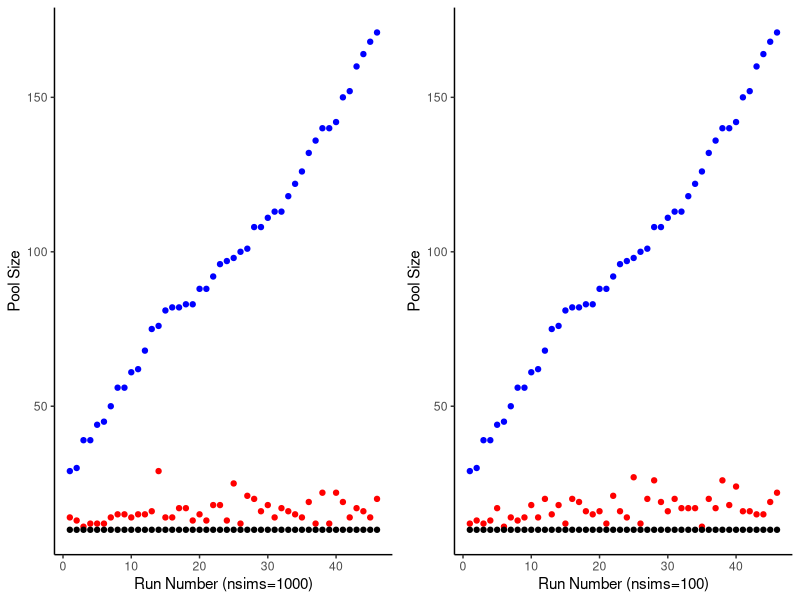
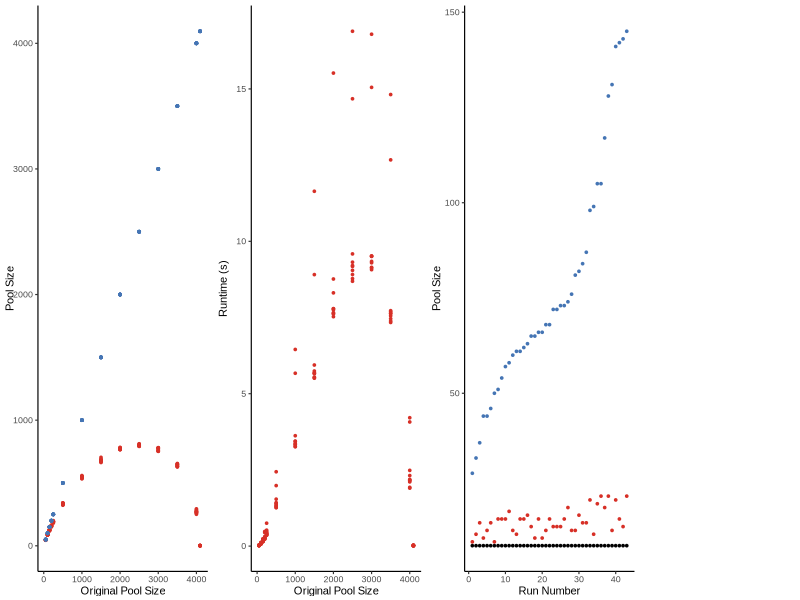

Write the R code that produced these figures, in order.
setwd("~/Documents/Jensen Lab/OligoRL/Oligo Compilier ")
library(ggplot2)
library(readxl)
library(dplyr)


plotoligocompressor <-  function() {
  font_size=8
  font="Arial"
  line_size=.4
  point_size=0.6
  red="#d73027"
  blue="#4575b4"
  poolsizedata <- read.csv('oligo_compressor_benchmark_5_11_21.csv')
  poolsizedata$timeMin=poolsizedata$time/60
  recompdata <- read.csv('recompression_experiment_4-23-21_nsims100.csv')
  lengthsdata <- read.csv('oligo_compressor_benchmark_lengths_5_12_21.csv')
  recompdata <- recompdata[order(recompdata$decompressedsize), ]
  recompdata$order <- c(1:nrow(recompdata))
  recompdata <- recompdata[1:(nrow(recompdata)-7), ]
  plot1 <- ggplot(poolsizedata)+
    ggplot2::geom_point(aes(x=poolsize,y=compressedsize),color=red,size=point_size) +
    ggplot2::geom_point(aes(x=poolsize,y=poolsize),color=blue,size=point_size)+
    ggplot2::xlab("Original Pool Size") +
    ggplot2::ylab("Pool Size") +
    ggplot2::theme_classic(base_size=font_size,base_family = font,base_line_size=line_size)
  plot2 <- ggplot(recompdata)+
    ggplot2::geom_point(aes(x=order,y=recompressedsize),color=red,size=point_size)+
    ggplot2::geom_point(aes(x=order,y=poolsize), color="black",size=point_size)+
    ggplot2::geom_point(aes(x=order,y=decompressedsize),color=blue,size=point_size)+
    ggplot2::theme_classic(base_size=font_size,base_family = font,base_line_size=line_size)+
    ggplot2::xlab("Run Number") +
    ggplot2::ylab("Pool Size") 
  
  plot3 <-  ggplot(poolsizedata)+
    ggplot2::geom_point(aes(x=poolsize,y=timeMin),color=red,size=point_size)+
    ggplot2::xlab("Original Pool Size") +
    ggplot2::ylab("Runtime (s)") +
    ggplot2::theme_classic(base_size=font_size,base_family = font,base_line_size=line_size)
  #plot4 <- ggplot(lengthsdata)+
    #ggplot2::geom_point(aes(x=oligo_length,y=time),color="red")+
    #ggplot2::xlab("Oligo Length")+
    #ggplot2::ylab("Runtime [s]")+
    #ggplot2::theme_classic()
  
  
  cowplot::plot_grid(plot1,plot3,plot2,NULL,rel_widths = c(1,1,1,.75),nrow=1,align="vh")
  ggsave("Oligo_Compressor_Figure_Plots.tiff",width=5.5,height=5.5/3.75,dpi=300,units="in")
}
plotoligocompressor()

plotrecompression <- function(){
  recomp1000 <- read.csv('recompression_3_19_21_add_nsims100.csv')
  recomp1000 <- recomp1000[order(recomp1000$decompressedsize), ]
  recomp1000$order <- c(1:nrow(recomp1000))
  recomp1000 <- recomp1000[1:(nrow(recomp1000)-4), ]
  recomp100 <- read.csv('recompression_experiment_4-23-21_nsims100.csv')
  recomp100 <- recomp100[order(recomp100$decompressedsize), ]
  recomp100$order <- c(1:nrow(recomp100))
  recomp100 <- recomp100[1:(nrow(recomp100)-7), ]
  plot1 <- ggplot(recomp1000)+
    ggplot2::geom_point(aes(x=order,y=recompressedsize),color="red")+
    ggplot2::geom_point(aes(x=order,y=poolsize),color="black")+
    ggplot2::geom_point(aes(x=order,y=decompressedsize),color="blue")+
    ggplot2::theme_classic()+
    ggplot2::xlab("Run Number (nsims=1000)")+
    ggplot2::ylab("Pool Size")
  plot2 <- ggplot(recomp1000)+
    ggplot2::geom_point(aes(x=order,y=recompressed100),color="red")+
    ggplot2::geom_point(aes(x=order,y=poolsize),color="black")+
    ggplot2::geom_point(aes(x=order,y=decompressedsize),color="blue")+
    ggplot2::theme_classic()+
    ggplot2::xlab("Run Number (nsims=100)")+
    ggplot2::ylab("Pool Size")
  cowplot::plot_grid(plot1,plot2, align="h",nrow=1)
  
}
plotrecompression()

